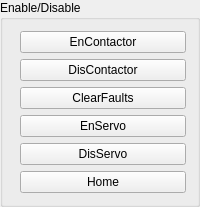
    <widget class="QGroupBox" name="groupBox_3">
     <property name="sizePolicy">
      <sizepolicy hsizetype="Expanding" vsizetype="Expanding">
       <horstretch>0</horstretch>
       <verstretch>0</verstretch>
      </sizepolicy>
     </property>
     <property name="title">
      <string>Enable/Disable</string>
     </property>
     <layout class="QGridLayout" name="gridLayout_8">
      <item row="0" column="0">
       <layout class="QGridLayout" name="gridLayout_6">
        <item row="0" column="1">
         <widget class="PyDMPushButton" name="pbt_EnContactor">
          <property name="toolTip">
           <string/>
          </property>
          <property name="text">
           <string>EnContactor</string>
          </property>
          <property name="rules" stdset="0">
           <string>[{&quot;name&quot;: &quot;Enable&quot;, &quot;property&quot;: &quot;Enable&quot;, &quot;expression&quot;: &quot;not(ch[0])&quot;, &quot;channels&quot;: [{&quot;channel&quot;: &quot;ca://und:EnContactor&quot;, &quot;trigger&quot;: true}]}]</string>
          </property>
          <property name="channel" stdset="0">
           <string>ca://und:EnContactor</string>
          </property>
          <property name="pressValue" stdset="0">
           <string>1</string>
          </property>
         </widget>
        </item>
        <item row="3" column="0" rowspan="2">
         <widget class="PyDMByteIndicator" name="bit_AxisAEn">
          <property name="sizePolicy">
           <sizepolicy hsizetype="Maximum" vsizetype="Preferred">
            <horstretch>0</horstretch>
            <verstretch>0</verstretch>
           </sizepolicy>
          </property>
          <property name="toolTip">
           <string/>
          </property>
          <property name="channel" stdset="0">
           <string>ca://und:AxisA:DriveEnableStatus</string>
          </property>
          <property name="showLabels" stdset="0">
           <bool>false</bool>
          </property>
          <property name="circles" stdset="0">
           <bool>true</bool>
          </property>
          <property name="labels" stdset="0">
           <stringlist>
            <string>Servo Enabled</string>
           </stringlist>
          </property>
         </widget>
        </item>
        <item row="4" column="1">
         <widget class="PyDMPushButton" name="pbt_DisServo">
          <property name="toolTip">
           <string/>
          </property>
          <property name="text">
           <string>DisServo</string>
          </property>
          <property name="checkable">
           <bool>false</bool>
          </property>
          <property name="rules" stdset="0">
           <string>[{&quot;name&quot;: &quot;Enable&quot;, &quot;property&quot;: &quot;Enable&quot;, &quot;expression&quot;: &quot;ch[0]&quot;, &quot;channels&quot;: [{&quot;channel&quot;: &quot;ca://und:AxisA:DriveEnableStatus&quot;, &quot;trigger&quot;: true}]}]</string>
          </property>
          <property name="channel" stdset="0">
           <string>ca://und:DisServo</string>
          </property>
          <property name="pressValue" stdset="0">
           <string>1</string>
          </property>
         </widget>
        </item>
        <item row="1" column="1">
         <widget class="PyDMPushButton" name="pbt_DisContactor">
          <property name="toolTip">
           <string/>
          </property>
          <property name="text">
           <string>DisContactor</string>
          </property>
          <property name="rules" stdset="0">
           <string>[{&quot;name&quot;: &quot;Enable&quot;, &quot;property&quot;: &quot;Enable&quot;, &quot;expression&quot;: &quot;ch[0]&quot;, &quot;channels&quot;: [{&quot;channel&quot;: &quot;ca://und:EnContactor&quot;, &quot;trigger&quot;: true}]}]</string>
          </property>
          <property name="channel" stdset="0">
           <string>ca://und:EnContactor</string>
          </property>
          <property name="pressValue" stdset="0">
           <string>0</string>
          </property>
         </widget>
        </item>
        <item row="2" column="1">
         <widget class="PyDMPushButton" name="pbt_ClearFaults">
          <property name="toolTip">
           <string/>
          </property>
          <property name="text">
           <string>ClearFaults</string>
          </property>
          <property name="checkable">
           <bool>false</bool>
          </property>
          <property name="channel" stdset="0">
           <string>ca://und:EnClear</string>
          </property>
          <property name="pressValue" stdset="0">
           <string>1</string>
          </property>
         </widget>
        </item>
        <item row="3" column="1">
         <widget class="PyDMPushButton" name="pbt_EnServo">
          <property name="toolTip">
           <string/>
          </property>
          <property name="text">
           <string>EnServo</string>
          </property>
          <property name="checkable">
           <bool>false</bool>
          </property>
          <property name="rules" stdset="0">
           <string>[{&quot;name&quot;: &quot;Enable&quot;, &quot;property&quot;: &quot;Enable&quot;, &quot;expression&quot;: &quot;ch[1] and (not ch[0])&quot;, &quot;channels&quot;: [{&quot;channel&quot;: &quot;ca://und:AxisA:DriveEnableStatus&quot;, &quot;trigger&quot;: true}, {&quot;channel&quot;: &quot;ca://und:EnContactor&quot;, &quot;trigger&quot;: true}]}]</string>
          </property>
          <property name="channel" stdset="0">
           <string>ca://und:EnServo</string>
          </property>
          <property name="pressValue" stdset="0">
           <string>1</string>
          </property>
         </widget>
        </item>
        <item row="0" column="0" rowspan="2">
         <widget class="PyDMByteIndicator" name="bit_EnContactor">
          <property name="sizePolicy">
           <sizepolicy hsizetype="Maximum" vsizetype="Preferred">
            <horstretch>0</horstretch>
            <verstretch>0</verstretch>
           </sizepolicy>
          </property>
          <property name="toolTip">
           <string/>
          </property>
          <property name="channel" stdset="0">
           <string>ca://und:EnContactor</string>
          </property>
          <property name="showLabels" stdset="0">
           <bool>false</bool>
          </property>
          <property name="circles" stdset="0">
           <bool>true</bool>
          </property>
          <property name="labels" stdset="0">
           <stringlist>
            <string>Contactor</string>
           </stringlist>
          </property>
         </widget>
        </item>
        <item row="5" column="1">
         <widget class="PyDMPushButton" name="pbt_EnHome">
          <property name="toolTip">
           <string/>
          </property>
          <property name="text">
           <string>Home</string>
          </property>
          <property name="checkable">
           <bool>false</bool>
          </property>
          <property name="rules" stdset="0">
           <string>[{&quot;name&quot;: &quot;Enable&quot;, &quot;property&quot;: &quot;Enable&quot;, &quot;expression&quot;: &quot;ch[0]&quot;, &quot;channels&quot;: [{&quot;channel&quot;: &quot;ca://und:AxisA:DriveEnableStatus&quot;, &quot;trigger&quot;: true}]}]</string>
          </property>
          <property name="channel" stdset="0">
           <string>ca://und:EnHome</string>
          </property>
          <property name="pressValue" stdset="0">
           <string>1</string>
          </property>
         </widget>
        </item>
       </layout>
      </item>
     </layout>
    </widget>
